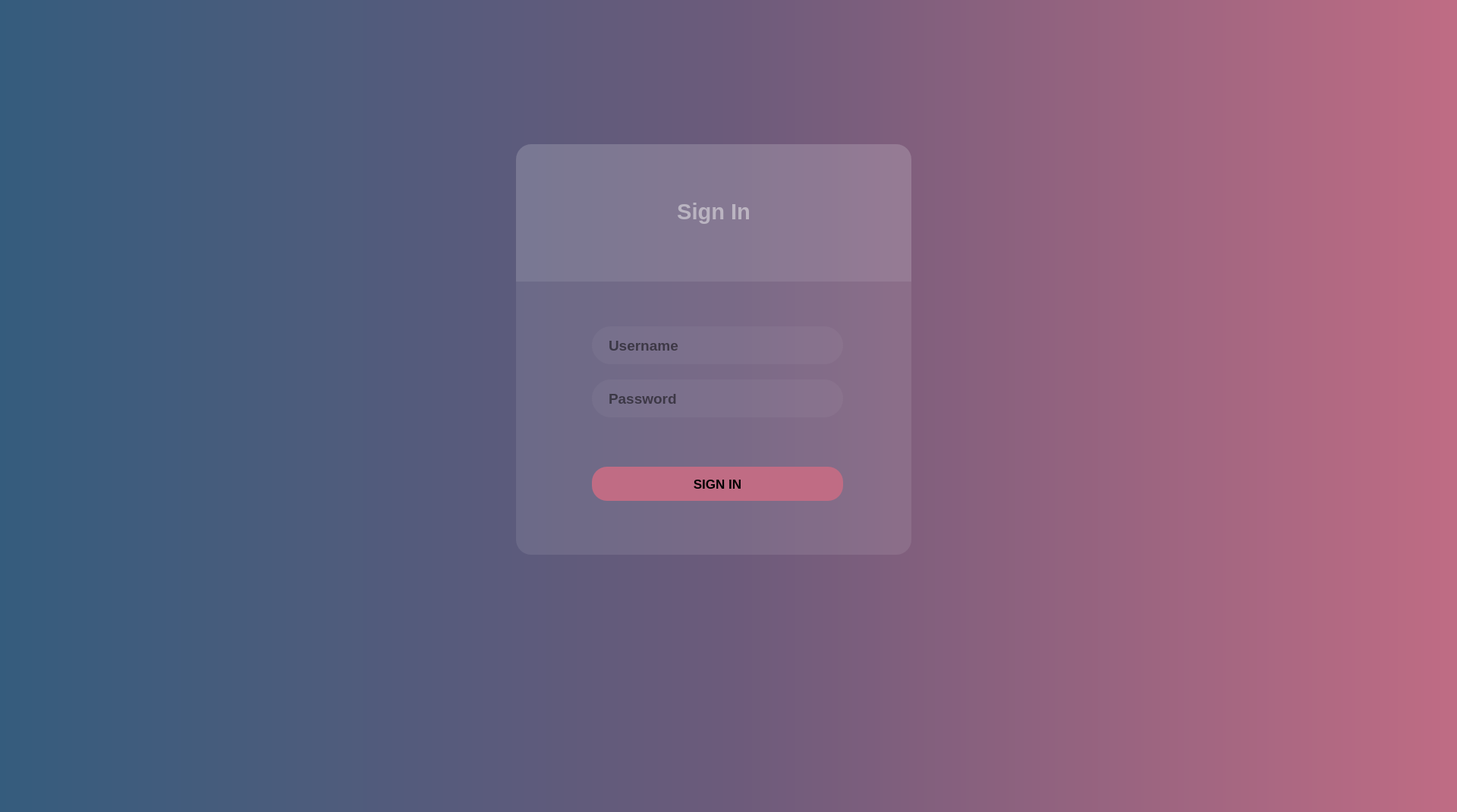
   <widget class="QFrame" name="Login_frame">
    <property name="geometry">
     <rect>
      <x>0</x>
      <y>0</y>
      <width>1920</width>
      <height>1070</height>
     </rect>
    </property>
    <property name="palette">
     <palette>
      <active>
       <colorrole role="Button">
        <brush brushstyle="LinearGradientPattern">
         <gradient startx="0.000000000000000" starty="0.000000000000000" endx="1.000000000000000" endy="0.000000000000000" type="LinearGradient" spread="PadSpread" coordinatemode="ObjectBoundingMode">
          <gradientstop position="0.000000000000000">
           <color alpha="255">
            <red>53</red>
            <green>92</green>
            <blue>125</blue>
           </color>
          </gradientstop>
          <gradientstop position="0.500000000000000">
           <color alpha="255">
            <red>108</red>
            <green>91</green>
            <blue>123</blue>
           </color>
          </gradientstop>
          <gradientstop position="1.000000000000000">
           <color alpha="255">
            <red>192</red>
            <green>108</green>
            <blue>132</blue>
           </color>
          </gradientstop>
         </gradient>
        </brush>
       </colorrole>
       <colorrole role="Base">
        <brush brushstyle="LinearGradientPattern">
         <gradient startx="0.000000000000000" starty="0.000000000000000" endx="1.000000000000000" endy="0.000000000000000" type="LinearGradient" spread="PadSpread" coordinatemode="ObjectBoundingMode">
          <gradientstop position="0.000000000000000">
           <color alpha="255">
            <red>53</red>
            <green>92</green>
            <blue>125</blue>
           </color>
          </gradientstop>
          <gradientstop position="0.500000000000000">
           <color alpha="255">
            <red>108</red>
            <green>91</green>
            <blue>123</blue>
           </color>
          </gradientstop>
          <gradientstop position="1.000000000000000">
           <color alpha="255">
            <red>192</red>
            <green>108</green>
            <blue>132</blue>
           </color>
          </gradientstop>
         </gradient>
        </brush>
       </colorrole>
       <colorrole role="Window">
        <brush brushstyle="LinearGradientPattern">
         <gradient startx="0.000000000000000" starty="0.000000000000000" endx="1.000000000000000" endy="0.000000000000000" type="LinearGradient" spread="PadSpread" coordinatemode="ObjectBoundingMode">
          <gradientstop position="0.000000000000000">
           <color alpha="255">
            <red>53</red>
            <green>92</green>
            <blue>125</blue>
           </color>
          </gradientstop>
          <gradientstop position="0.500000000000000">
           <color alpha="255">
            <red>108</red>
            <green>91</green>
            <blue>123</blue>
           </color>
          </gradientstop>
          <gradientstop position="1.000000000000000">
           <color alpha="255">
            <red>192</red>
            <green>108</green>
            <blue>132</blue>
           </color>
          </gradientstop>
         </gradient>
        </brush>
       </colorrole>
       <colorrole role="Highlight">
        <brush brushstyle="SolidPattern">
         <color alpha="255">
          <red>192</red>
          <green>28</green>
          <blue>40</blue>
         </color>
        </brush>
       </colorrole>
      </active>
      <inactive>
       <colorrole role="Button">
        <brush brushstyle="LinearGradientPattern">
         <gradient startx="0.000000000000000" starty="0.000000000000000" endx="1.000000000000000" endy="0.000000000000000" type="LinearGradient" spread="PadSpread" coordinatemode="ObjectBoundingMode">
          <gradientstop position="0.000000000000000">
           <color alpha="255">
            <red>53</red>
            <green>92</green>
            <blue>125</blue>
           </color>
          </gradientstop>
          <gradientstop position="0.500000000000000">
           <color alpha="255">
            <red>108</red>
            <green>91</green>
            <blue>123</blue>
           </color>
          </gradientstop>
          <gradientstop position="1.000000000000000">
           <color alpha="255">
            <red>192</red>
            <green>108</green>
            <blue>132</blue>
           </color>
          </gradientstop>
         </gradient>
        </brush>
       </colorrole>
       <colorrole role="Base">
        <brush brushstyle="LinearGradientPattern">
         <gradient startx="0.000000000000000" starty="0.000000000000000" endx="1.000000000000000" endy="0.000000000000000" type="LinearGradient" spread="PadSpread" coordinatemode="ObjectBoundingMode">
          <gradientstop position="0.000000000000000">
           <color alpha="255">
            <red>53</red>
            <green>92</green>
            <blue>125</blue>
           </color>
          </gradientstop>
          <gradientstop position="0.500000000000000">
           <color alpha="255">
            <red>108</red>
            <green>91</green>
            <blue>123</blue>
           </color>
          </gradientstop>
          <gradientstop position="1.000000000000000">
           <color alpha="255">
            <red>192</red>
            <green>108</green>
            <blue>132</blue>
           </color>
          </gradientstop>
         </gradient>
        </brush>
       </colorrole>
       <colorrole role="Window">
        <brush brushstyle="LinearGradientPattern">
         <gradient startx="0.000000000000000" starty="0.000000000000000" endx="1.000000000000000" endy="0.000000000000000" type="LinearGradient" spread="PadSpread" coordinatemode="ObjectBoundingMode">
          <gradientstop position="0.000000000000000">
           <color alpha="255">
            <red>53</red>
            <green>92</green>
            <blue>125</blue>
           </color>
          </gradientstop>
          <gradientstop position="0.500000000000000">
           <color alpha="255">
            <red>108</red>
            <green>91</green>
            <blue>123</blue>
           </color>
          </gradientstop>
          <gradientstop position="1.000000000000000">
           <color alpha="255">
            <red>192</red>
            <green>108</green>
            <blue>132</blue>
           </color>
          </gradientstop>
         </gradient>
        </brush>
       </colorrole>
       <colorrole role="Highlight">
        <brush brushstyle="SolidPattern">
         <color alpha="170">
          <red>31</red>
          <green>117</green>
          <blue>204</blue>
         </color>
        </brush>
       </colorrole>
      </inactive>
      <disabled>
       <colorrole role="Button">
        <brush brushstyle="LinearGradientPattern">
         <gradient startx="0.000000000000000" starty="0.000000000000000" endx="1.000000000000000" endy="0.000000000000000" type="LinearGradient" spread="PadSpread" coordinatemode="ObjectBoundingMode">
          <gradientstop position="0.000000000000000">
           <color alpha="255">
            <red>53</red>
            <green>92</green>
            <blue>125</blue>
           </color>
          </gradientstop>
          <gradientstop position="0.500000000000000">
           <color alpha="255">
            <red>108</red>
            <green>91</green>
            <blue>123</blue>
           </color>
          </gradientstop>
          <gradientstop position="1.000000000000000">
           <color alpha="255">
            <red>192</red>
            <green>108</green>
            <blue>132</blue>
           </color>
          </gradientstop>
         </gradient>
        </brush>
       </colorrole>
       <colorrole role="Base">
        <brush brushstyle="LinearGradientPattern">
         <gradient startx="0.000000000000000" starty="0.000000000000000" endx="1.000000000000000" endy="0.000000000000000" type="LinearGradient" spread="PadSpread" coordinatemode="ObjectBoundingMode">
          <gradientstop position="0.000000000000000">
           <color alpha="255">
            <red>53</red>
            <green>92</green>
            <blue>125</blue>
           </color>
          </gradientstop>
          <gradientstop position="0.500000000000000">
           <color alpha="255">
            <red>108</red>
            <green>91</green>
            <blue>123</blue>
           </color>
          </gradientstop>
          <gradientstop position="1.000000000000000">
           <color alpha="255">
            <red>192</red>
            <green>108</green>
            <blue>132</blue>
           </color>
          </gradientstop>
         </gradient>
        </brush>
       </colorrole>
       <colorrole role="Window">
        <brush brushstyle="LinearGradientPattern">
         <gradient startx="0.000000000000000" starty="0.000000000000000" endx="1.000000000000000" endy="0.000000000000000" type="LinearGradient" spread="PadSpread" coordinatemode="ObjectBoundingMode">
          <gradientstop position="0.000000000000000">
           <color alpha="255">
            <red>53</red>
            <green>92</green>
            <blue>125</blue>
           </color>
          </gradientstop>
          <gradientstop position="0.500000000000000">
           <color alpha="255">
            <red>108</red>
            <green>91</green>
            <blue>123</blue>
           </color>
          </gradientstop>
          <gradientstop position="1.000000000000000">
           <color alpha="255">
            <red>192</red>
            <green>108</green>
            <blue>132</blue>
           </color>
          </gradientstop>
         </gradient>
        </brush>
       </colorrole>
       <colorrole role="Highlight">
        <brush brushstyle="SolidPattern">
         <color alpha="170">
          <red>31</red>
          <green>117</green>
          <blue>204</blue>
         </color>
        </brush>
       </colorrole>
      </disabled>
     </palette>
    </property>
    <property name="mouseTracking">
     <bool>false</bool>
    </property>
    <property name="styleSheet">
     <string notr="true">border:none;
background-color: qlineargradient(spread:pad, x1:0, y1:0, x2:1, y2:0, stop:0 #355C7D,  stop:0.5 #6C5B7B, stop:1 #C06C84);
</string>
    </property>
    <property name="frameShape">
     <enum>QFrame::StyledPanel</enum>
    </property>
    <property name="frameShadow">
     <enum>QFrame::Raised</enum>
    </property>
    <widget class="QWidget" name="widget_2" native="true">
     <property name="geometry">
      <rect>
       <x>680</x>
       <y>190</y>
       <width>521</width>
       <height>541</height>
      </rect>
     </property>
     <property name="styleSheet">
      <string notr="true">background-color: rgba(240, 240, 240,0.1);
border-radius: 20px;
</string>
     </property>
     <widget class="QLineEdit" name="Login">
      <property name="enabled">
       <bool>true</bool>
      </property>
      <property name="geometry">
       <rect>
        <x>100</x>
        <y>240</y>
        <width>331</width>
        <height>50</height>
       </rect>
      </property>
      <property name="font">
       <font>
        <family>Ubuntu</family>
        <pointsize>14</pointsize>
        <bold>true</bold>
       </font>
      </property>
      <property name="accessibleName">
       <string/>
      </property>
      <property name="accessibleDescription">
       <string/>
      </property>
      <property name="autoFillBackground">
       <bool>false</bool>
      </property>
      <property name="styleSheet">
       <string notr="true">background-color: rgba(240,240,240,0.05);
border-radius: 25px;
Padding-left:20px;
font-size:14pt;
font-weight:bold;</string>
      </property>
      <property name="inputMask">
       <string/>
      </property>
      <property name="text">
       <string/>
      </property>
      <property name="frame">
       <bool>true</bool>
      </property>
      <property name="cursorPosition">
       <number>0</number>
      </property>
      <property name="dragEnabled">
       <bool>false</bool>
      </property>
      <property name="readOnly">
       <bool>false</bool>
      </property>
      <property name="placeholderText">
       <string>Username</string>
      </property>
      <property name="clearButtonEnabled">
       <bool>true</bool>
      </property>
     </widget>
     <widget class="QPushButton" name="pushButton">
      <property name="geometry">
       <rect>
        <x>100</x>
        <y>425</y>
        <width>331</width>
        <height>45</height>
       </rect>
      </property>
      <property name="styleSheet">
       <string notr="true">background-color: #C06C84;
font-size:13pt;
font-weight:bold;
</string>
      </property>
      <property name="text">
       <string>SIGN IN</string>
      </property>
      <property name="autoRepeat">
       <bool>false</bool>
      </property>
     </widget>
     <widget class="QTextBrowser" name="textBrowser_2">
      <property name="geometry">
       <rect>
        <x>0</x>
        <y>0</y>
        <width>521</width>
        <height>181</height>
       </rect>
      </property>
      <property name="styleSheet">
       <string notr="true">background-color: rgba(240,240,240,0.1);
border-bottom-left-radius: 0%;
border-bottom-right-radius: 0%;
color : rgba(240,240,240,0.5)</string>
      </property>
      <property name="html">
       <string>&lt;!DOCTYPE HTML PUBLIC &quot;-//W3C//DTD HTML 4.0//EN&quot; &quot;http://www.w3.org/TR/REC-html40/strict.dtd&quot;&gt;
&lt;html&gt;&lt;head&gt;&lt;meta name=&quot;qrichtext&quot; content=&quot;1&quot; /&gt;&lt;meta charset=&quot;utf-8&quot; /&gt;&lt;style type=&quot;text/css&quot;&gt;
p, li { white-space: pre-wrap; }
hr { height: 1px; border-width: 0; }
li.unchecked::marker { content: &quot;\2610&quot;; }
li.checked::marker { content: &quot;\2612&quot;; }
&lt;/style&gt;&lt;/head&gt;&lt;body style=&quot; font-family:'Ubuntu'; font-size:11pt; font-weight:400; font-style:normal;&quot;&gt;
&lt;p align=&quot;center&quot; style=&quot;-qt-paragraph-type:empty; margin-top:0px; margin-bottom:0px; margin-left:0px; margin-right:0px; -qt-block-indent:0; text-indent:0px;&quot;&gt;&lt;br /&gt;&lt;/p&gt;
&lt;p align=&quot;center&quot; style=&quot; margin-top:50px; margin-bottom:0px; margin-left:0px; margin-right:0px; -qt-block-indent:0; text-indent:0px;&quot;&gt;&lt;span style=&quot; font-size:22pt; font-weight:700;&quot;&gt;Sign In&lt;/span&gt;&lt;/p&gt;&lt;/body&gt;&lt;/html&gt;</string>
      </property>
     </widget>
     <widget class="QLineEdit" name="Password">
      <property name="geometry">
       <rect>
        <x>100</x>
        <y>310</y>
        <width>331</width>
        <height>50</height>
       </rect>
      </property>
      <property name="styleSheet">
       <string notr="true">background-color: rgba(240,240,240,0.05);
border-radius: 25px;
Padding-left:20px;
font-size:14pt;
font-weight:bold;</string>
      </property>
      <property name="echoMode">
       <enum>QLineEdit::Password</enum>
      </property>
      <property name="dragEnabled">
       <bool>false</bool>
      </property>
      <property name="placeholderText">
       <string>Password</string>
      </property>
      <property name="clearButtonEnabled">
       <bool>true</bool>
      </property>
     </widget>
    </widget>
   </widget>
